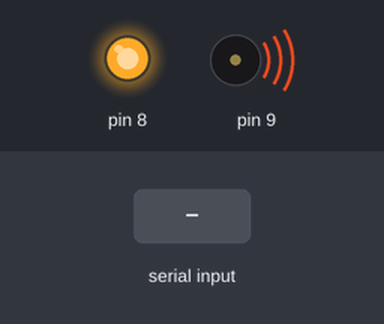
A sketch run on a simulated Arduino Uno, built with avr-gcc and run on an emulated ATmega328P. On the bench: output pins drawn as LEDs (lit = HIGH), buzzer (waves = sounding). Inputs (shaded band) come from the test bench. Pins used as bus, display or sensor lines are not drawn.

Above: at 1.3 s.
1.4 s: "r;45\n" received over Serial
At 2.26 s:
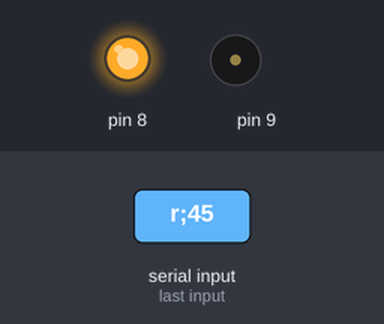
Timing chart, 0 to 4.4 s (numbered marks = the images above; inputs shaded):
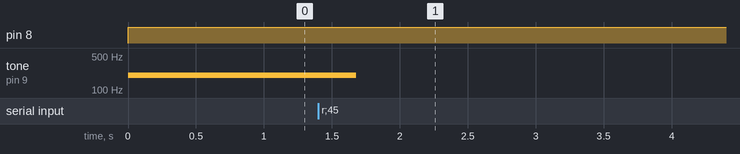

The sketch:

arduino_prog.ino
```cpp
uint16_t speed_delay = 163;
String msg = "";

void setup() {
  Serial.begin(9600);

  pinMode(9, OUTPUT);
  pinMode(8, OUTPUT);

  TCCR1A = 0;
  TCCR1B = 0;

  OCR1A = 5000;
  TCCR1A = (1<<COM1A0);
  TCCR1B = (1<<CS11) | (1<<WGM12);
}

void loop() {
  digitalWrite(8, 1);
  delay(speed_delay);
  digitalWrite(8, 0);
  delay(5);

  if (Serial.available() > 0) {
    char c = Serial.read();
    if (c == ';') {
      on_message();
      msg = "";
    } else {
      msg += c;
    }
  }
}

void on_message() {
  if (msg[0] == 's') {
    speed_delay = msg.substring(1).toInt();
  } else if (msg[0] == 'r') {
    OCR1A = msg.substring(1).toInt();
  }
}
```

Measured:
- after the input at 1.4 s, tone on pin 9: 200 Hz → silent after 0.28 s
